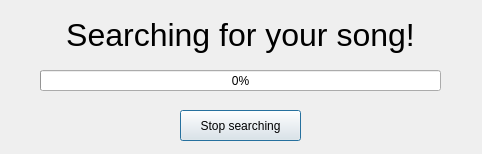
<?xml version="1.0" encoding="UTF-8"?>
<ui version="4.0">
 <class>SongSearcherWindow</class>
 <widget class="QDialog" name="SongSearcherWindow">
  <property name="geometry">
   <rect>
    <x>0</x>
    <y>0</y>
    <width>482</width>
    <height>154</height>
   </rect>
  </property>
  <property name="windowTitle">
   <string>Dialog</string>
  </property>
  <widget class="QProgressBar" name="progressBar">
   <property name="geometry">
    <rect>
     <x>40</x>
     <y>70</y>
     <width>401</width>
     <height>21</height>
    </rect>
   </property>
   <property name="styleSheet">
    <string notr="true"/>
   </property>
   <property name="value">
    <number>0</number>
   </property>
   <property name="alignment">
    <set>Qt::AlignLeading|Qt::AlignLeft|Qt::AlignVCenter</set>
   </property>
   <property name="textVisible">
    <bool>true</bool>
   </property>
   <property name="invertedAppearance">
    <bool>false</bool>
   </property>
  </widget>
  <widget class="QPushButton" name="stop">
   <property name="geometry">
    <rect>
     <x>180</x>
     <y>110</y>
     <width>121</width>
     <height>31</height>
    </rect>
   </property>
   <property name="text">
    <string>Stop searching</string>
   </property>
  </widget>
  <widget class="QLabel" name="label_2">
   <property name="geometry">
    <rect>
     <x>0</x>
     <y>0</y>
     <width>481</width>
     <height>71</height>
    </rect>
   </property>
   <property name="text">
    <string>&lt;html&gt;&lt;head/&gt;&lt;body&gt;&lt;p align=&quot;center&quot;&gt;&lt;span style=&quot; font-size:24pt;&quot;&gt;Searching for your song!&lt;/span&gt;&lt;/p&gt;&lt;/body&gt;&lt;/html&gt;</string>
   </property>
  </widget>
 </widget>
 <resources/>
 <connections/>
</ui>
